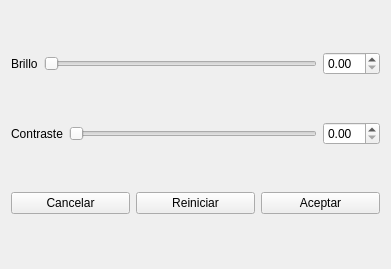
<?xml version="1.0" encoding="UTF-8"?>
<ui version="4.0">
 <class>BrilloContraste</class>
 <widget class="QWidget" name="BrilloContraste">
  <property name="geometry">
   <rect>
    <x>0</x>
    <y>0</y>
    <width>391</width>
    <height>269</height>
   </rect>
  </property>
  <property name="windowTitle">
   <string>Form</string>
  </property>
  <layout class="QVBoxLayout" name="verticalLayout">
   <item>
    <layout class="QHBoxLayout" name="horizontalLayout">
     <item>
      <widget class="QLabel" name="label">
       <property name="text">
        <string>Brillo</string>
       </property>
      </widget>
     </item>
     <item>
      <widget class="QSlider" name="SliderBrillo">
       <property name="orientation">
        <enum>Qt::Horizontal</enum>
       </property>
      </widget>
     </item>
     <item>
      <widget class="QDoubleSpinBox" name="doubleSpinBoxBrillo"/>
     </item>
    </layout>
   </item>
   <item>
    <layout class="QHBoxLayout" name="horizontalLayout_2">
     <item>
      <widget class="QLabel" name="label_2">
       <property name="text">
        <string>Contraste</string>
       </property>
      </widget>
     </item>
     <item>
      <widget class="QSlider" name="SliderContraste">
       <property name="orientation">
        <enum>Qt::Horizontal</enum>
       </property>
      </widget>
     </item>
     <item>
      <widget class="QDoubleSpinBox" name="doubleSpinBoxContraste"/>
     </item>
    </layout>
   </item>
   <item>
    <layout class="QHBoxLayout" name="horizontalLayout_3">
     <item>
      <widget class="QPushButton" name="ButtonCancelar">
       <property name="text">
        <string>Cancelar</string>
       </property>
      </widget>
     </item>
     <item>
      <widget class="QPushButton" name="ButtonReiniciar">
       <property name="text">
        <string>Reiniciar</string>
       </property>
      </widget>
     </item>
     <item>
      <widget class="QPushButton" name="ButtonAceptar">
       <property name="text">
        <string>Aceptar</string>
       </property>
       <property name="shortcut">
        <string>Return</string>
       </property>
      </widget>
     </item>
    </layout>
   </item>
  </layout>
 </widget>
 <resources/>
 <connections/>
</ui>
